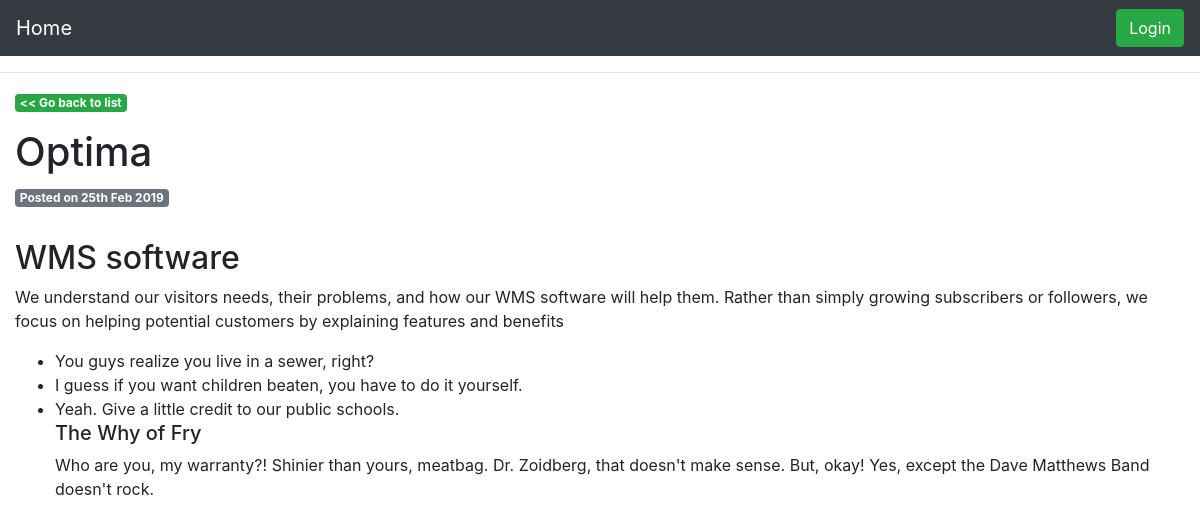
Page /viewpost.php?id=1 on the committed database.
### tables this page shows
CREATE TABLE `blog_posts` (
  `postID` int(11) unsigned NOT NULL AUTO_INCREMENT,
  `postTitle` varchar(255) DEFAULT NULL,
  `postDesc` text,
  `postCont` text,
  `postDate` datetime DEFAULT NULL,
  PRIMARY KEY (`postID`)
);

### viewpost.php (the view, shortened to what this page needs)
<?php require('includes/config.php');
$stmt = $db->prepare('SELECT postID, postTitle, postCont, postDate FROM blog_posts WHERE postID = :postID');
$stmt->execute(array(':postID' => $_GET['id']));
$row = $stmt->fetch();
?>
<!DOCTYPE html>
<html lang="en">
<head>
     <link rel="stylesheet" href="https://stackpath.bootstrapcdn.com/bootstrap/4.3.1/css/bootstrap.min.css">
    <link rel="stylesheet" href="https://stackpath.bootstrapcdn.com/bootstrap/4.3.1/css/bootstrap.min.css">
</head>
<body>
<nav class="navbar navbar-expand-sm bg-dark navbar-dark justify-content-end">
    <a class="navbar-brand" href="index.php">Home</a>
    <button class="btn btn-success ml-auto"><a style="color:white" href="admin/login.php"> Login </a></button>
</nav>
		<hr />
<div id="wrapper" class="container-fluid">
		<p class="badge badge-success"><a href="bolg.php" style="color:white"> << Go back to list</a></p>
		<?php
			echo '<div>';
				echo '<h1>'.$row['postTitle'].'</h1>';
				echo '<p class="badge badge-secondary">Posted on '.date('jS M Y', strtotime($row['postDate'])).'</p>';
				echo '<p>'.$row['postCont'].'</p>';
			echo '</div>';
		?>
</div>
</body>
</html>

### rows in the picture
blog_posts: postTitle "Optima", postDate "25th Feb 2019", postCont "WMS software We understand our visitors needs, their problems, and how our WMS software will help them. Rather than simply growing subscribers or followers, we focus on helping potential customers by explaining features and benefits You guys realize you live in a sewer, right? I guess if you want children beaten, you have to do it yourself. Yeah. Give a little credit to our public schools. The Why of Fry Who are you, my warranty?! Shinier than yours, meatbag. Dr. Zoidberg, that doesn't make sense. But, okay! Yes, except the Dave Matthews Band doesn't rock."
